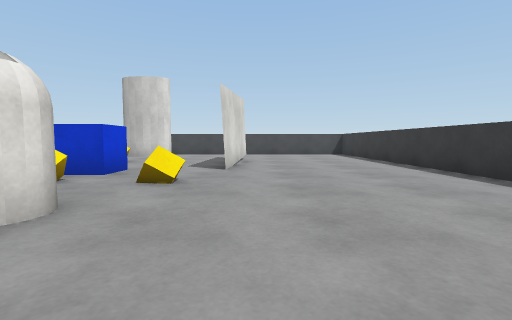
View 1 (above)

16 first-person views from a walk through a 3-D level made in the Unity game engine. The camera is 0.68 m above the floor, tilts 4° down and sees 85° across. The floor is counted in squares, 1 m on a side. Each view is taken from the middle of a square. On the plan, view 1 faces up. The plan holds only what a view shows up to about 9 squares ahead; the rest is blank. The player character is not drawn. Surface patterns are stand-ins for the level's own textures.

View 2
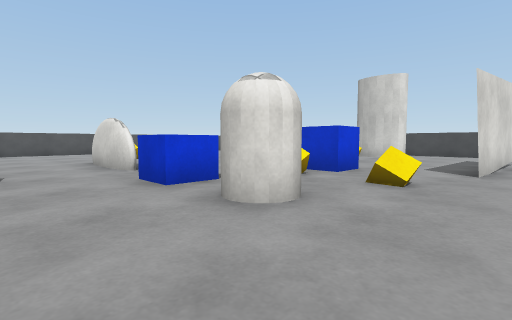

View 3
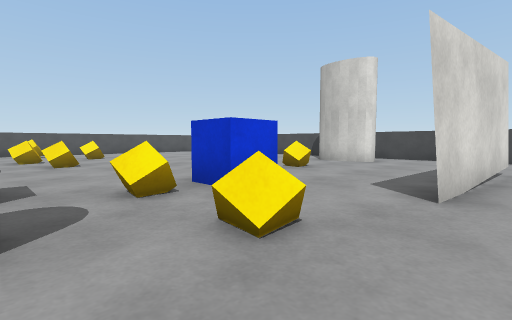

View 4
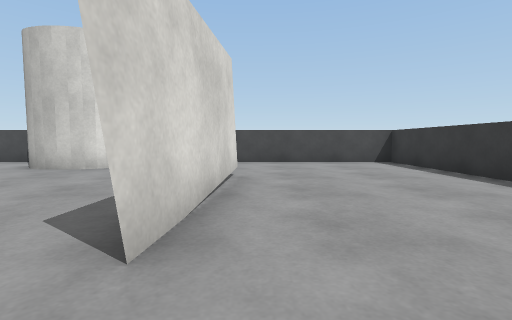

View 5
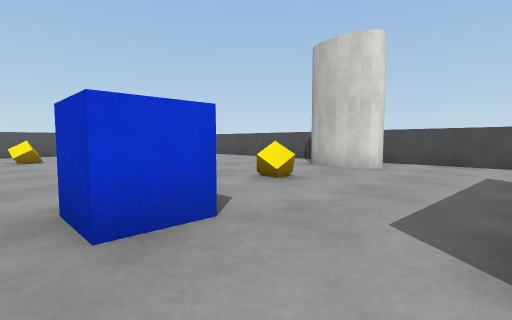

View 6
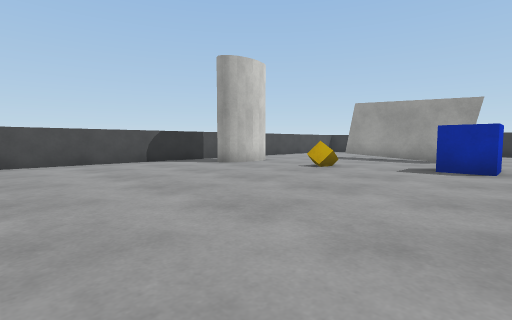

View 7
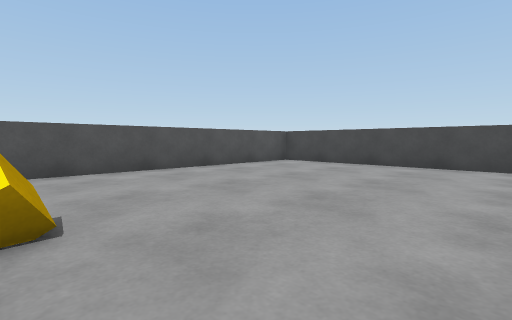

View 8
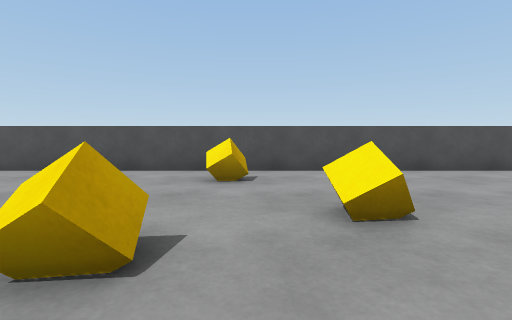

View 9
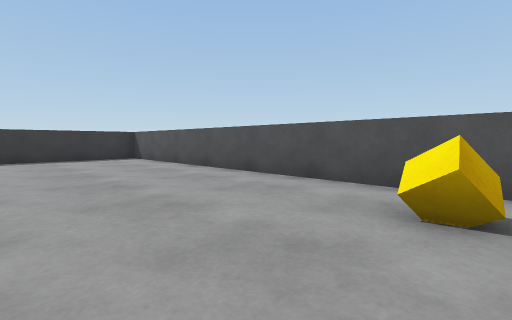

View 10
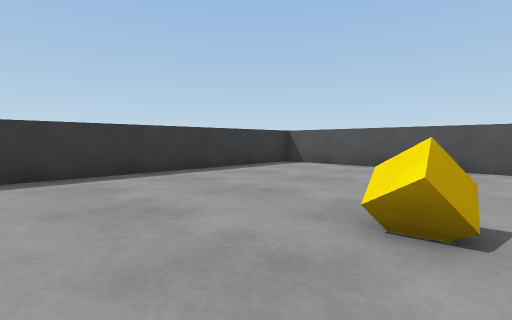

View 11
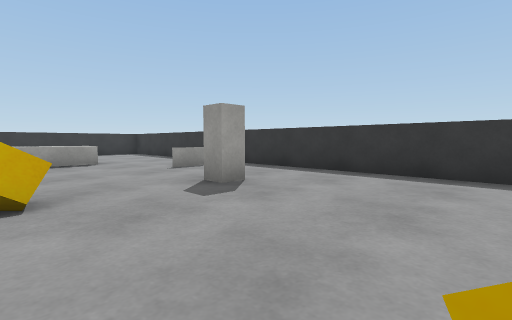

View 12
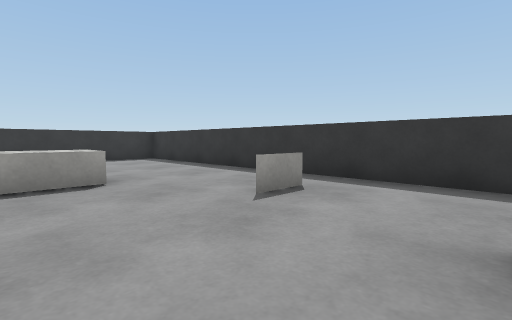

View 13
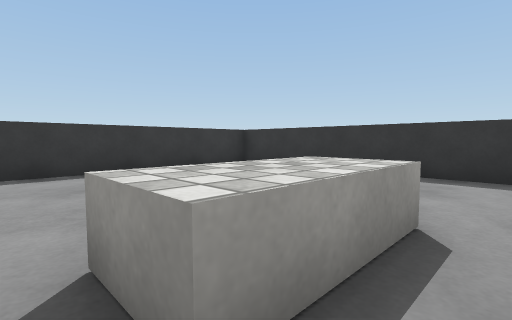

View 14
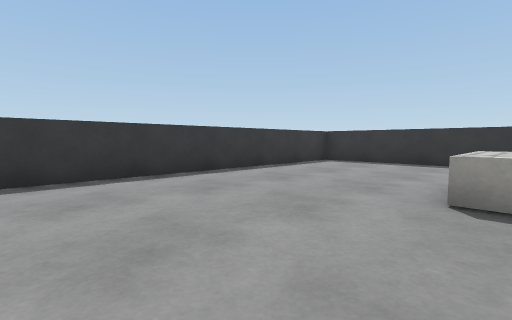

View 15
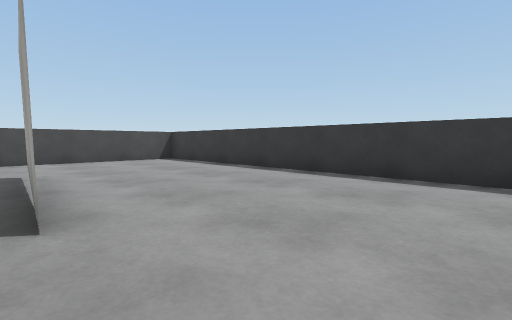

View 16
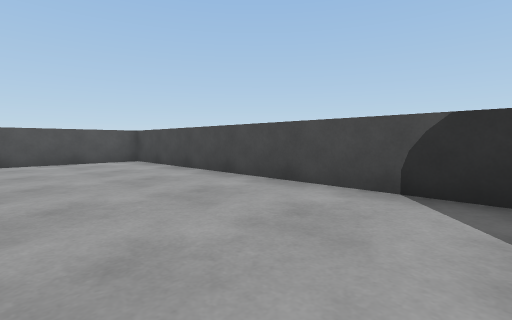

### Floor plan
Points are (right, up) in squares from view 1. A wall is a line through its corners. A room is listed if a view was taken in it or the views show most of it. See-through windows are left out.
Room 1 (views 1, 2, 3, 4, 5, 6, 7, 8, 9, 10, 11, 12, 13, 14, 15, 16)
walls: (-6.5, 2.4) (-6.9, 2.3); (-6.6, 2.4) (-8, 2.2); (-7.8, 2.3) (-8.8, 2.3); (-8.6, 2.3) (-9.1, 2.4); (-6.5, -3.2) (-6.5, -2.8) (-5.9, -2.8); (-4.5, 11.5) (-5, 11.5); (-0.4, 10.5) (-0.7, 6.3) (-0.4, 10.4); (-6.1, 13.8) (-15.3, 13.8) (-15.3, -5.8) (4.2, -5.8) (4.2, 13.8) (-4.4, 13.8)
low walls: (-1.4, -2.5) (-1.4, -0.4) (-0.4, -0.4); (-3.5, -4.5) (-3.5, -3.5)
objects: cube (-14, 5); cube (-12, 6); cube (-11, 4); cube (-10, -1); cube (-9, 4); cube (-6, 0); blue cube (-5, 2) to (-4, 3); cube (-4, 4); blue cube (-4, 6) to (-3, 6); cube (-4, 9); capsule (-3, 2) to (-2, 3); cube (-2, 5)

Where each view was taken, in squares from view 1:
view 1: 0 up, 0 right, facing up
view 2: 0 up, 0 right, facing up-left
view 3: 3 up, 0 right, facing up-left
view 4: 5 up, 0 right, facing up
view 5: 5 up, 1 left, facing up-left
view 6: 5 up, 11 left, facing up-right
view 7: 6 up, 9 left, facing up-left
view 8: 5 up, 9 left, facing left
view 9: 5 up, 11 left, facing down-left
view 10: 0 up, 8 left, facing down-left
view 11: 0 up, 10 left, facing down-right
view 12: 1 down, 6 left, facing down-right
view 13: 0 up, 2 left, facing down-right
view 14: 3 up, 1 left, facing down-right
view 15: 4 up, 1 left, facing up-right
view 16: 10 up, 6 left, facing up-left
